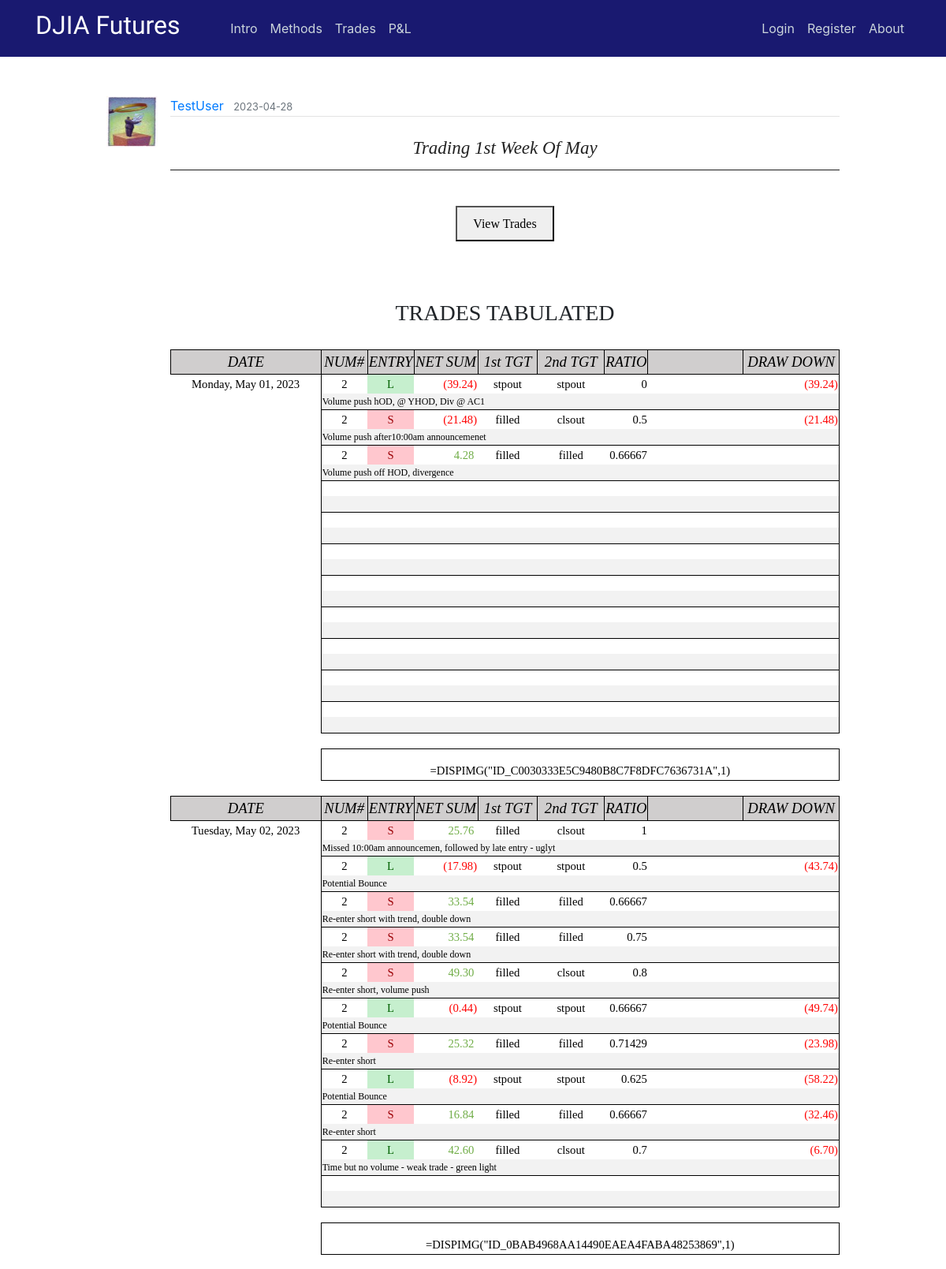
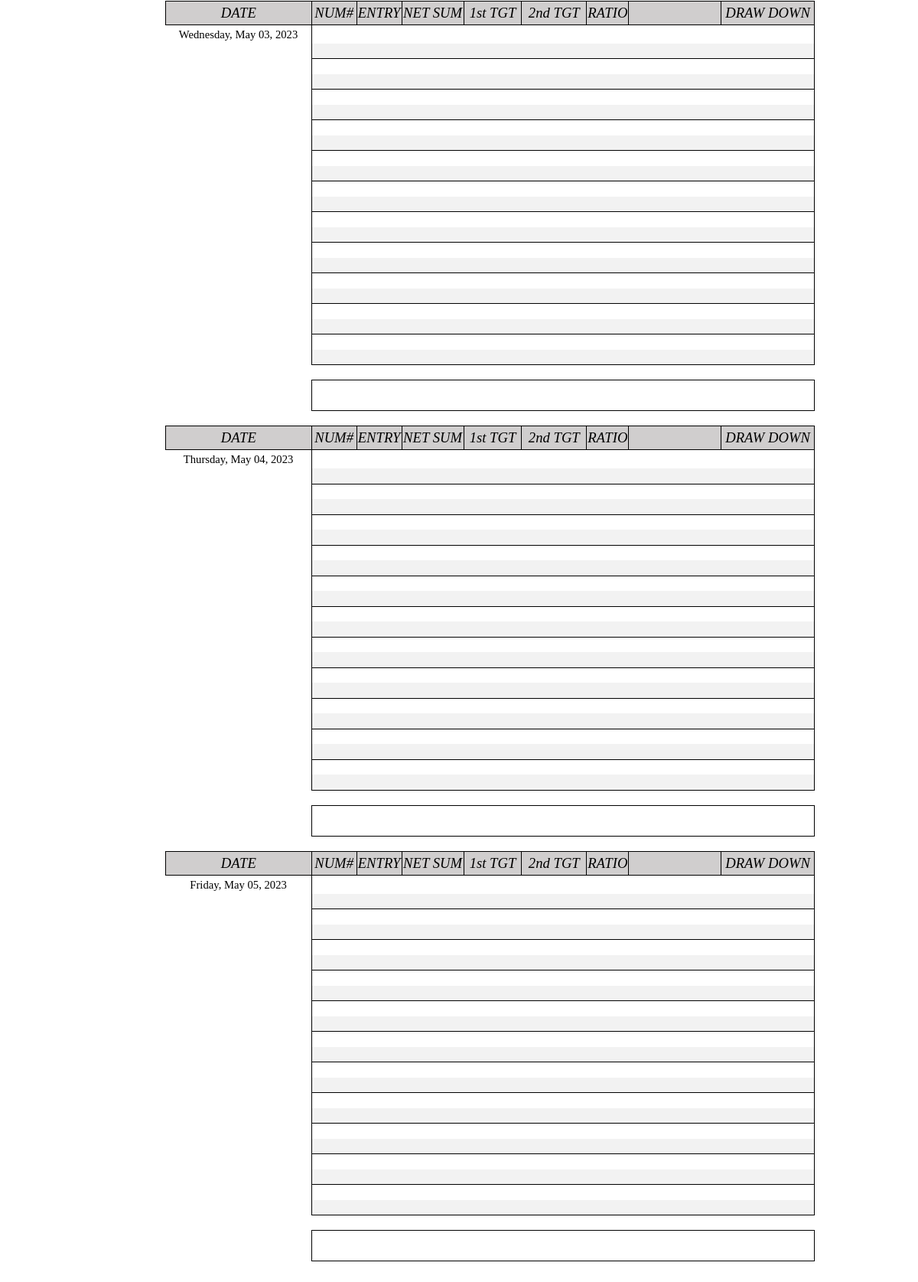
Before: /post/208 with the older database file (2 pictures, top to bottom).
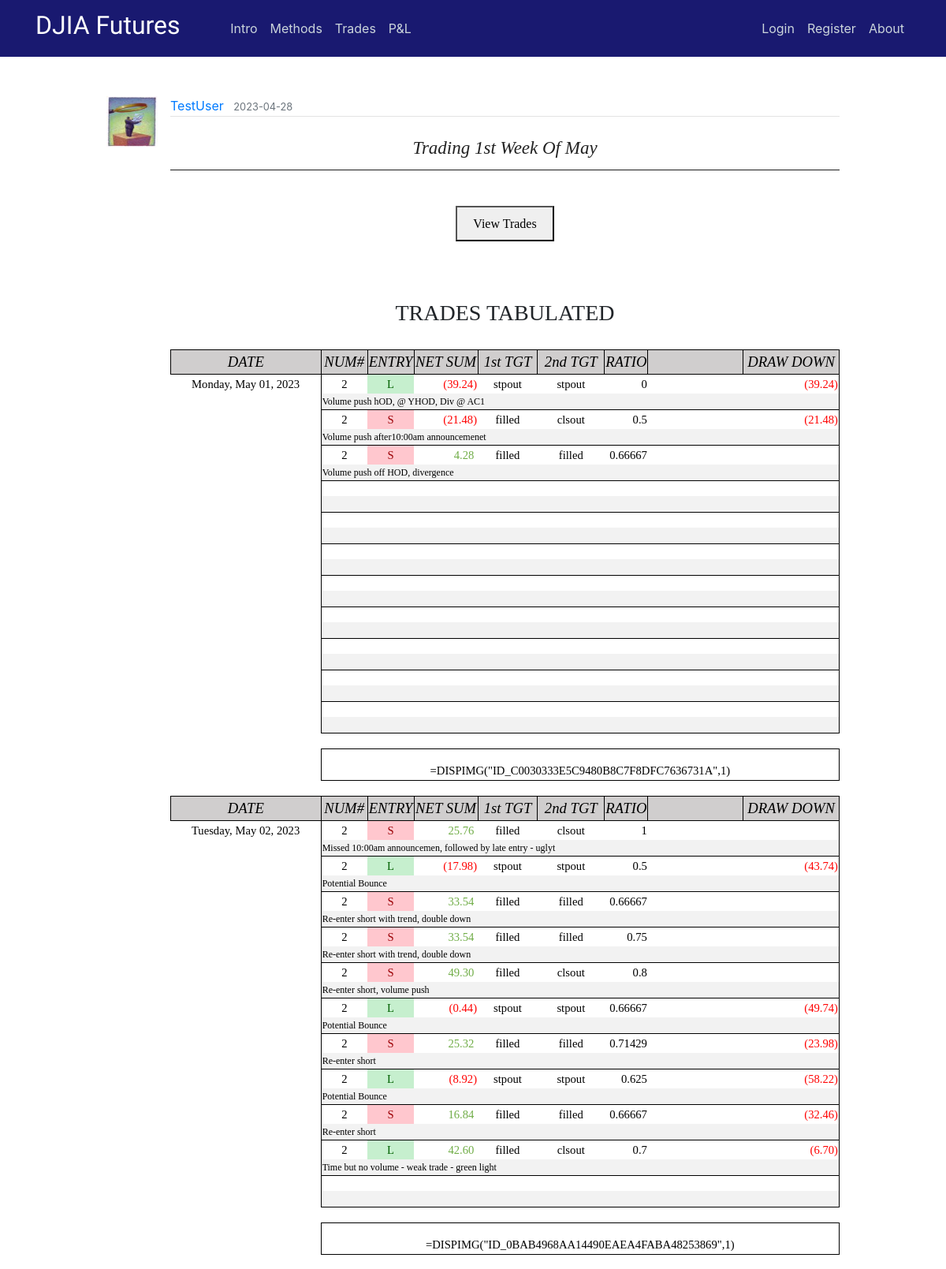
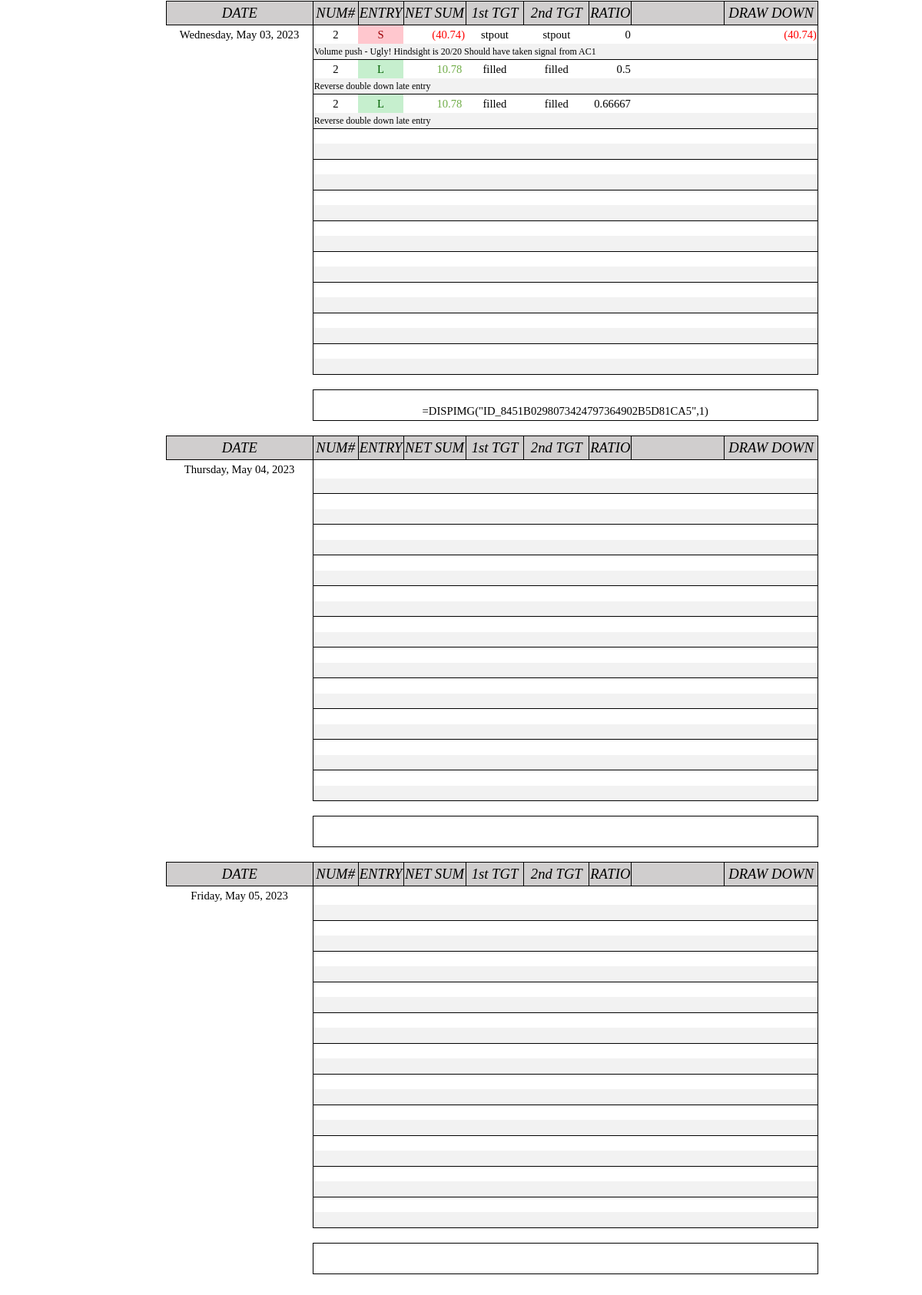
After: the same page with the newer database file (2 pictures, top to bottom).
### flaskblog/models.py (models this page shows, shortened)
class User(db.Model, UserMixin):
    id = db.Column(db.Integer, primary_key=True)
    username = db.Column(db.String(20), unique=True, nullable=False)
    email = db.Column(db.String(120), unique=True, nullable=False)
    image_file = db.Column(db.String(20), nullable=False, default='default.jpg')
    password = db.Column(db.String(60), nullable=False)
    posts = db.relationship('Post', backref='author', lazy=True)

class Post(db.Model):
    id = db.Column(db.Integer, primary_key=True)
    title = db.Column(db.String(100), nullable=False)
    date_posted = db.Column(db.DateTime, nullable=False, default=datetime.utcnow)
    content = db.Column(db.Text, nullable=False)
    user_id = db.Column(db.Integer, db.ForeignKey('user.id'), nullable=False)
    teaser_title = db.Column(db.Text, nullable=True)
    teaser_details = db.Column(db.Text, nullable=True)
    teaser_caption = db.Column(db.Text, nullable=True)
    teaser_img = db.Column(db.Text, nullable=True)
    teaser_content = db.Column(db.Text, nullable=True)
    teaser_wkid = db.Column(db.Text, nullable=True)

### flaskblog/posts/routes.py (the view)
@posts.route("/post/<int:post_id>")
def post(post_id):
    post = Post.query.get_or_404(post_id)
    if len(post.teaser_wkid) != 0:
        weekly = post.teaser_wkid
    else:
        weekly = ""
    return render_template('post.html', weekly=weekly, title=post.title, post=post)

### flaskblog/templates/post.html (shortened to what this page needs)
{% extends "layout.html" %}
{% block content %}
  <article class="media content-section" style="border:none;">
    <img class="article-img" src="{{ url_for('static', filename='profile_pics/' + post.author.image_file) }}">
    <div class="media-body">
      <div class="article-metadata">
        <a class="mr-2" href="{{ url_for('users.user_posts', username=post.author.username) }}">{{ post.author.username }}</a>
        <small class="text-muted">{{ post.date_posted.strftime('%Y-%m-%d') }}</small>
      </div>
      <center><br><h3 class="hero-header">{{ post.title }}</h3><hr><br></center>
      {% if weekly |length %}
      <center><button onclick="myDetach()">View Trades</button></center>
      <br>
      <br>
      {% endif %}
      <br><H6>TRADES TABULATED</H6><br>
      {{ post.content|safe }}
  </article>
{% endblock content %}

### flaskblog/templates/layout.html (shortened to what this page needs)
<!DOCTYPE html>
<html xmlns:v="urn:schemas-microsoft-com:vml" xmlns:o="urn:schemas-microsoft-com:office:office" xmlns:x="urn:schemas-microsoft-com:office:excel" xmlns="http://www.w3.org/TR/REC-html40" >
    <head>
      <link rel="stylesheet" href="https://maxcdn.bootstrapcdn.com/bootstrap/4.0.0/css/bootstrap.min.css">
      <link rel="stylesheet" type="text/css" href="{{ url_for('static', filename='main.css') }}">
      <link rel="stylesheet" type="text/css" href="{{ url_for('static', filename='study.css') }}">
      <link rel="stylesheet" type="text/css" href="{{ url_for('static', filename='modal.css') }}">
      <link rel="Stylesheet" type="text/css" href="{{ url_for('static', filename='stylesheet.css') }}">
    </head>
    <body>
    <div class="grid">
    <header class="site-header">
          <nav class="navbar navbar-expand-md navbar-dark bg-steel fixed-top">
              <div class="container">
                <a class="navbar-brand mr-2" href="/"><h2><span style="font-family:Lobster Two">DJIA Futures &nbsp &nbsp &nbsp</span></h2></a>
                <div class="collapse navbar-collapse" id="navbarToggle">
                  <div class="navbar-nav mr-auto">
                    <a class="nav-item nav-link" href="{{ url_for('main.intro') }}">Intro</a>
                    <a class="nav-item nav-link" href="{{ url_for('main.methods') }}">Methods</a>
                    <a class="nav-item nav-link" href="{{ url_for('main.trades') }}">Trades</a>
                    <a class="nav-item nav-link" href="{{ url_for('main.pnl') }}">P&L</a>
                  </div>
                  <div class="navbar-nav">
                    {% if current_user.is_authenticated and current_user.username == "GuestUser" %}
                      <a class="nav-item nav-link" href="{{ url_for('users.login') }}">Members Login</a>
                      <a class="nav-item nav-link" href="{{ url_for('users.logout') }}">Logout</a>
                      <a class="nav-item nav-link" href="{{ url_for('main.about') }}">About</a>
                    {% else %}
                      {% if current_user.is_authenticated %}
                        <a class="nav-item nav-link" href="{{ url_for('posts.new_post') }}">New Post</a>
                        <a class="nav-item nav-link" href="{{ url_for('users.account') }}">Account</a>
                        <a class="nav-item nav-link" href="{{ url_for('users.logout') }}">Logout</a>
                        <a class="nav-item nav-link" href="{{ url_for('main.about') }}">About</a>
                      {% else %}
                        <a class="nav-item nav-link" href="{{ url_for('users.login') }}">Login</a>
                        <a class="nav-item nav-link" href="{{ url_for('users.register') }}">Register</a>
                        <a class="nav-item nav-link" href="{{ url_for('main.about') }}">About</a>
                      {% endif %}
                    {% endif %}
                  </div>
                </div>
              </div>
          </nav>
    </header>
    <main role="main" class="container-fluid site-header-border-adjust col-md-10">
      <div>
        {% block content %}{% endblock %}
      </div>
    </main>
    </body>
</html>

### flaskblog/static/main.css (style rules this page uses)
body { margin-top: 5rem; }
hr { margin-top: 1rem; margin-bottom: 1rem; border: 0; border-top: 1px solid rgba(0, 0, 0, 0.89); }
.bg-steel { background-color: midnightblue; }
.site-header .navbar-nav .nav-link { color: #cbd5db; }
.site-header-border-adjust { margin-top: 7rem; }
.content-section { background: #ffffff; padding: 10px 20px; border: 1px solid #000000; border-radius: 9px; margin-bottom: 20px; }
.article-img { height: 65px; width: 65px; margin-right: 16px; }
.article-metadata { padding-bottom: 1px; margin-bottom: 4px; border-bottom: 1px solid #e3e3e3 }

### flaskblog/static/study.css (style rules this page uses)
h3.hero-header { color: #222; text-transform: capitalize; font-weight: 400; font-style: italic; font-size: 28px; font-family: Baskerville, 'Baskerville Old Face', 'Hoefler Text', Garamond, 'Times New Roman', serif; }
h3 { font-weight: 700; line-height: 1; }
h6 { text-align: center; font-weight: 400; font-size: 24px; font-family: Baskerville, 'Baskerville Old Face', 'Hoefler Text', Garamond, 'Times New Roman', serif; line-height: 1; }
button { margin-top: 5px; margin-bottom: 5px; padding: 8px 20px 7px; font-family: Cambria, Georgia, serif; line-height: 1.6; }
@media screen and (min-width: 25rem) { h3.hero-header { font-size: 23px; } }
@media screen and (min-width: 36rem) { h6 { font-size: 26px; } }
@media screen and (min-width: 48rem) { h6 { font-size: 28px; } }

### flaskblog/static/modal.css (style rules this page uses)
img { margin-bottom: -4px; }

### flaskblog/static/stylesheet.css (style rules this page uses)
tr { mso-height-source:auto; mso-ruby-visibility:none; }
col { mso-width-source:auto; mso-ruby-visibility:none; }
td { mso-style-parent:style0; padding-top:1px; padding-right:1px; padding-left:1px; mso-ignore:padding; mso-number-format:"General"; text-align:general; vertical-align:bottom; white-space:nowrap; mso-rotate:0; mso-pattern:auto; mso-background-source:auto; color:#000000; font-size:11.0pt; font-weight:400; font-style:normal; text-decoration:none; font-family:Calibri; mso-generic-font-family:auto; mso-font-charset:134; border:none; mso-protection:locked visible; }
.xl65 { mso-style-parent:style0; text-align:center; mso-pattern:auto none; background:#D0CECE; font-size:14.0pt; font-style:italic; mso-font-charset:134; border:.5pt solid windowtext; }
.xl66 { mso-style-parent:style0; mso-number-format:"0\.00_\)\;\[Red\]\\\(0\.00\\\)"; mso-font-charset:134; }
.xl67 { mso-style-parent:style0; mso-number-format:"0\.00_\)\;\[Red\]\\\(0\.00\\\)"; text-align:center; mso-pattern:auto none; background:#D0CECE; font-size:14.0pt; font-style:italic; mso-font-charset:134; border:.5pt solid windowtext; }
.xl68 { mso-style-parent:style0; mso-number-format:"\[$-F800\]dddd\\\,\\ mmmm\\ dd\\\,\\ yyyy"; text-align:center; mso-font-charset:134; }
.xl69 { mso-style-parent:style0; mso-number-format:"0"; text-align:center; mso-font-charset:134; border-left:.5pt solid windowtext; border-top:.5pt solid windowtext; }
.xl70 { mso-style-parent:style0; text-align:center; mso-font-charset:134; border-top:.5pt solid windowtext; }
.xl71 { mso-style-parent:style0; mso-number-format:"0\.00_\)\;\[Red\]\\\(0\.00\\\)"; text-align:right; mso-font-charset:134; border-top:.5pt solid windowtext; }
.xl72 { mso-style-parent:style0; mso-font-charset:134; border-top:.5pt solid windowtext; }
.xl73 { mso-style-parent:style0; mso-number-format:"0\.00_\)\;\[Red\]\\\(0\.00\\\)"; mso-font-charset:134; border-top:.5pt solid windowtext; }
.xl74 { mso-style-parent:style0; mso-number-format:"0"; text-align:left; vertical-align:top; mso-pattern:auto none; background:#F2F2F2; font-size:9.0pt; font-family:Comic Sans MS; mso-font-charset:134; border-left:.5pt solid windowtext; border-bottom:.5pt solid windowtext; }
.xl76 { mso-style-parent:style0; text-align:center; mso-font-charset:134; border-top:.5pt solid windowtext; }
.xl77 { mso-style-parent:style0; text-align:center; mso-font-charset:134; border-left:.5pt solid windowtext; border-top:.5pt solid windowtext; }
.xl80 { mso-style-parent:style0; text-align:center; mso-font-charset:134; }
.xl81 { mso-style-parent:style0; mso-number-format:"0\.00_\)\;\[Red\]\\\(0\.00\\\)"; mso-font-charset:134; border-top:.5pt solid windowtext; border-right:.5pt solid windowtext; }

Changed rows visible on the page:
changed Post "Trading 1st Week Of May": content "…Wednesday, May 03, 2023 DATE NUM# ENTRY NET…" → "…Wednesday, May 03, 2023 2 S (40.74) stpout stpout 0 (40.74) Volume push - Ugly! Hindsight is 20/20 Should have taken signal from AC1 2 L 10.78 filled filled 0.5 Reverse double down late entry 2 L 10.78 filled filled 0.66667 Reverse double down late entry =DISPIMG(\"ID_8451B0298073424797364902B5D81CA5\",1) DATE NUM# ENTRY NET…"
